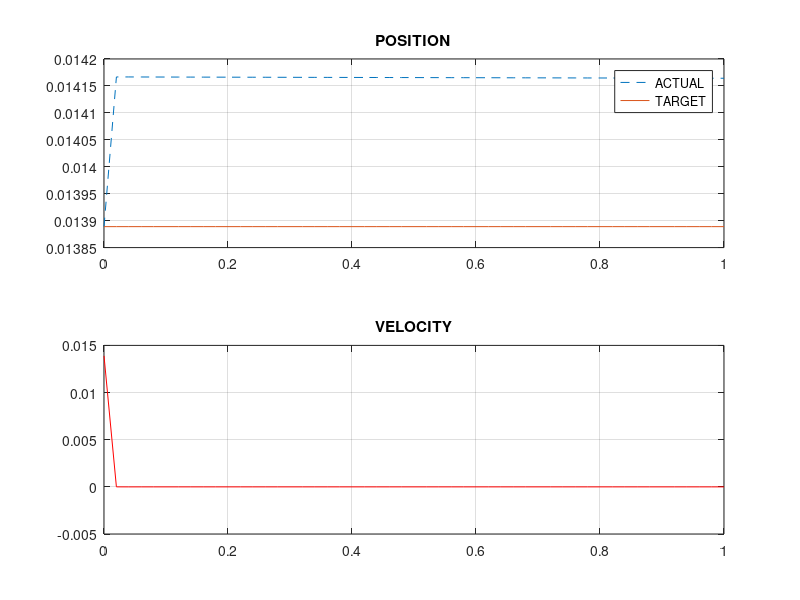

Here is the MATLAB script that generated this plot:
% URC PID Position Algorithm Tuning

clear; clc; close all;

% Motion Limits
min_angle = -90;
max_angle = 90;

% pulses per rev of motor output shaft * gear ratio
%units_per_rev = 1482.6 * 2.5;
units_per_rev = 1;

% Native Units of Joint
safe_max_speed = 45 / 60 * units_per_rev;
min_unit = min_angle * units_per_rev;
max_unit = max_angle * units_per_rev;

% PID Gains
Kp = 1.2;
Ki = 10;
Kd = 10;

% PID Loop variables
integral = 0;
lastError = 0;

% Time Parameters
n = 50;
loops_per_sec = 50;
dT = 1 / loops_per_sec;

% Initialize vectors for plotting
time = zeros(n,1);
pos = zeros(n,1);
cmdPos = zeros(n,1);
vel = zeros(n,1);
time = zeros(n,1);

% Get user input to determine initial conditions
pos(1) = input("INITIAL POSITION (In degrees): ") / 360 * units_per_rev;
cmdPos(1) = input("INITIAL POSITION (In degrees): ") / 360 * units_per_rev;
vel(1) = input("INITIAL VELOCITY (In degrees/sec): ") / 360 * units_per_rev;

for i = 1:n
    % Calculate difference between desired and current position
    error = cmdPos(i) - pos(i);
    % Calculate area under position curve
    integral = integral + (error + lastError) / 2 * dT / 1000.0;   % Riemann sum integral
    % Calculate derivate of position difference
    dError = (error - lastError) / dT / 1000.0;   % derivative
    % Store position difference for next loop
    lastError = error;
    % Do PID calculation
    PID = (Kp * error) + (Ki * integral) + (Kd * dError);

    % Limit PID output to +100% or -100%
    if abs(PID) > 100
        PID = 100 * PID/abs(PID);
    end
    
    % Calculate new position and velocity
    pos(i+1) = pos(i) + vel(i)*dT;
    
    vel(i+1) = PID/100 * safe_max_speed;
    
    cmdPos(i+1) = cmdPos(i);
    time(i+1) = i/loops_per_sec;
end

% Create window to display graphs
figure;

% Display position vs time
subplot(2,1,1);
plot(time,pos,'--',time,cmdPos);
title("POSITION");
legend("ACTUAL","TARGET");
grid on;

% Display velocity vs time
subplot(2,1,2);
plot(time,vel,"r");
title("VELOCITY");
grid on;
